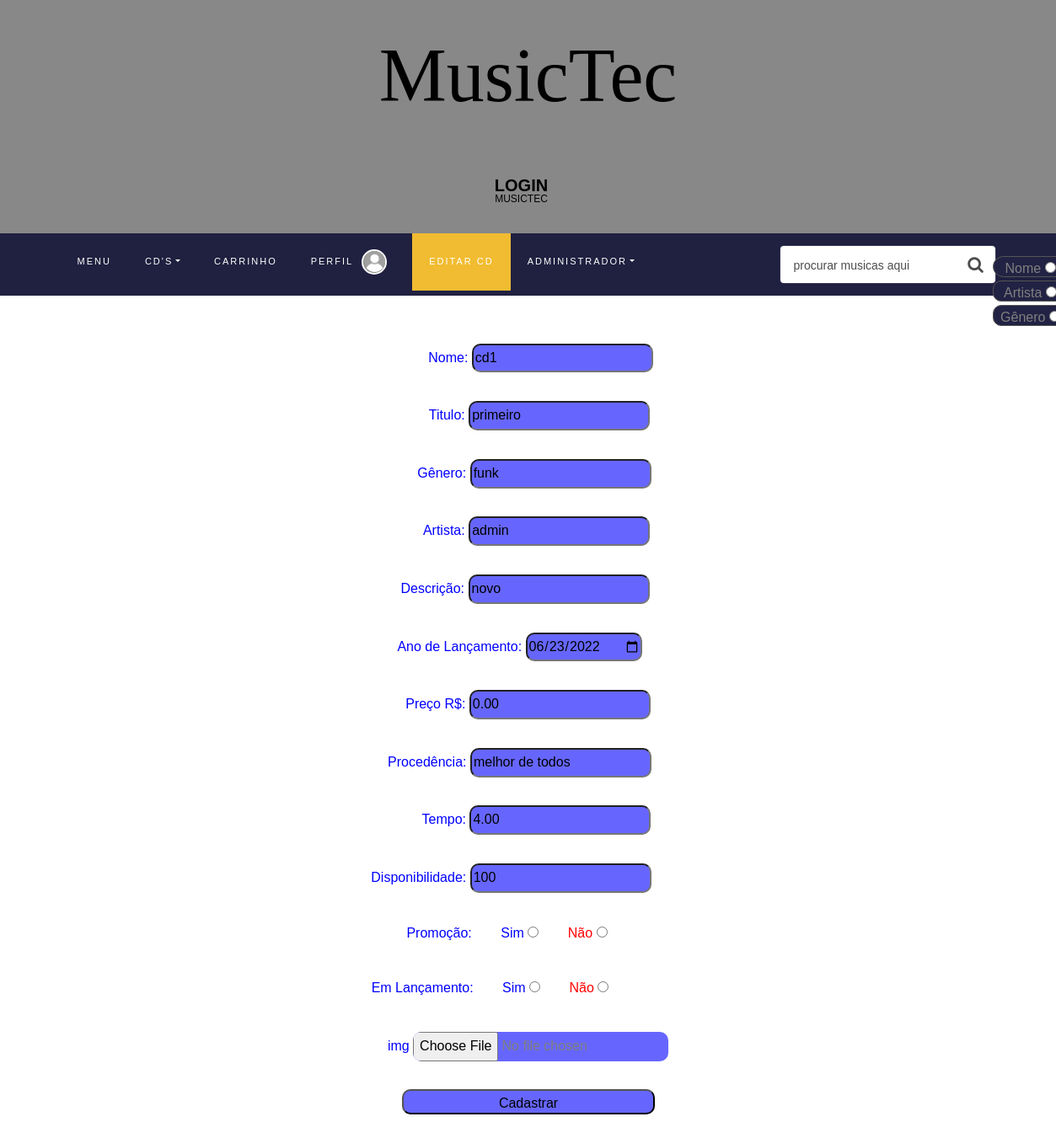
/edit_cd.php?id=1 (signed in), run on the app's committed database.
### tables this page shows
CREATE TABLE `usuarios` (
  `id` int(11) NOT NULL,
  `nome` varchar(30) NOT NULL,
  `telefone` int(15) NOT NULL,
  `email` varchar(30) NOT NULL,
  `cpf` int(11) NOT NULL,
  `imagem` varchar(250) NOT NULL,
  `senha` varchar(20) NOT NULL,
  `admin` varchar(11) NOT NULL
);

CREATE TABLE `cds` (
  `id` int(250) NOT NULL,
  `nome` varchar(30) NOT NULL,
  `titulo` varchar(30) NOT NULL,
  `genero` varchar(30) NOT NULL,
  `artista` varchar(30) NOT NULL,
  `tempo` decimal(5,2) NOT NULL,
  `ano` date NOT NULL,
  `procedencia` varchar(30) NOT NULL,
  `disponibilidade` varchar(20) NOT NULL,
  `descricao` varchar(30) NOT NULL,
  `preco` decimal(5,2) NOT NULL,
  `lancamento` varchar(3) NOT NULL,
  `promocao` varchar(3) NOT NULL,
  `comprados` int(250) NOT NULL,
  `img` varchar(250) NOT NULL,
  `midia` varchar(250) NOT NULL
);

### edit_cd.php (the view, shortened to what this page needs)
<?php
include('protect.php');
include_once('conexao.php');
$id =  $_SESSION['id'];
$admin =  $_SESSION['admin'];
$sql = "SELECT * FROM usuarios where id = $id";
  $result = mysqli_query($conexao , $sql);
  while($row = mysqli_fetch_assoc($result)) {
  $imgs = $row['imagem'];
  }
$id= $_GET['id'];
$sql = "SELECT * FROM cds where id=$id";
$resultado = mysqli_query($conexao,$sql);
while($row = mysqli_fetch_assoc($resultado)) {
   $nome = $row['nome'];
   $titulo = $row['titulo'];
   $genero = $row['genero'];
   $artista = $row['artista'];
   $descricao = $row['descricao'];
   $preco = $row['preco'];
   $ano = $row['ano'];
   $procedencia = $row['procedencia'];
   $tempo = $row['tempo'];
   $disponibilidade = $row['disponibilidade'];
}
?>
<!doctype html>
<html lang="pt-br">
  <head>
	<link rel="stylesheet" href="https://stackpath.bootstrapcdn.com/font-awesome/4.7.0/css/font-awesome.min.css">
	<link rel="stylesheet" href="SUPER/style.css">
	</head>
	<body style="background-color:#fff">
    <div style="background-color:#888; height:350px">
	<section class="ftco-section">
		<div style="align:center">
			<div style="align:center">
        <h1 style="margin-top: -90px; font-family:italic; font-size: 90px;">MusicTec</h1>
			</div>
		</div>
		<div class="container">
			<div class="row justify-content-between">
				<div class="col">
					<a class="navbar-brand" href="index.php">login <span>MusicTec</span></a>
				</div>
			</div>
      </div>
		<nav class="navbar navbar-expand-lg navbar-dark ftco_navbar bg-dark ftco-navbar-light" id="ftco-navbar">
	    <div class="container">
				<form action="pesquisa.php" class="searchform order-lg-last">
          <div class="form-group d-flex">
            <input type="text" class="form-control pl-3" name="pesquisa" placeholder="procurar musicas aqui">
            <button type="submit" placeholder="" class="form-control search"><span class="fa fa-search"></span></button>
          </div>
          <div style='position:absolute;margin-left:250px;margin-top:-52px'>
          <div style="width:90px;height:25px;background-color:#222244;border-radius:20px;border:1px solid #555;float: left;margin:2px">
          <label>Nome </label>
            <input type="radio" name="nome" value="nome">
          </div>
          <div style="width:90px;height:25px;background-color:#222244;border-radius:10px;border:1px solid #555;float: left;margin:2px">
            <label>Artista </label>
            <input type="radio" name="nome" value="artista">
          </div>
          <div style="width:90px;height:25px;background-color:#222244;border-radius:10px;border:1px solid #555;float: left;margin:2px">
            <label>Gênero</label>
            <input type="radio" name="nome" value="genero">
          </div></div>
        </form>
	      <div class="collapse navbar-collapse" id="ftco-nav">
	        <ul class="navbar-nav mr-auto">
          <li class="nav-item"><a href="menu.php" class="nav-link">Menu</a></li>
          <li class="nav-item dropdown">
              <a class="nav-link dropdown-toggle" href="#" id="dropdown04" data-toggle="dropdown" aria-haspopup="true" aria-expanded="false">cd's</a>
            </li>
              <li class="nav-item"><a href="carrinho.php?id=<?php echo $id?>" class="nav-link">Carrinho</a></li>
              <li class="nav-item"><a href="perfil.php" class="nav-link">Perfil
              <div  class="centralizado">
              <img class="perfil" src="<?php echo $imgs?>" width="25px" height="25px" alt="IMG"></div></a></li>
	        	<li class="nav-item active"><a href="#" class="nav-link">Editar cd</a></li>
<?php
if($admin == "admin"){
  echo"<li class='nav-item dropdown'>";
echo"<a class='nav-link dropdown-toggle' href='#' id='dropdown04' data-toggle='dropdown' aria-haspopup='true' aria-expanded='false'>Administrador</a>";
echo"</li>";
}
?>
	        </ul>
	      </div>
	    </div>
</div>
<br>
<form enctype="multipart/form-data" action="cadastrar.ed_cd.php" method="POST" enctype="multipart/form-data">
<br>
<div>
<label style="margin-left: 30px;color:#0000ff">Nome: </label>
  <input style="border-radius:10px;background-color:#6666ff" name="nome" type="text" value="<?php echo $nome ?>"required/></div>
<br>
<div>
<label style="margin-left: 27px;color:#0000ff">Titulo: </label>
<input style="border-radius:10px;background-color:#6666ff" name="titulo" type="text" value="<?php echo $titulo ?>"required/></div>
<br>
<div>
<label style="margin-left: 15px;color:#0000ff">Gênero: </label>
<input style="border-radius:10px;background-color:#6666ff" name="genero" type="text" value="<?php echo $genero ?>"required/></div>
<br>
<div>
<label style="margin-left: 20px;color:#0000ff">Artista: </label>
<input style="border-radius:10px;background-color:#6666ff" name="artista" type="text" value="<?php echo $artista ?>"required/></div>
<br>
<div>
<label style="margin-left: -7px;color:#0000ff">Descrição: </label>
<input style="border-radius:10px;background-color:#6666ff" name="descricao" type="text" value="<?php echo $descricao ?>"required/></div>
<br>
<div>
<label style="margin-left: -20px;color:#0000ff">Ano de Lançamento: </label>
<input style="border-radius:10px;background-color:#6666ff" name="ano" type="date" value="<?php echo $ano ?>"required/></div>
<br>
<div>
<label style="color:#0000ff">Preço R$: </label>
<input style="border-radius:10px;background-color:#6666ff" name="preco" type="text" value="<?php echo $preco ?>"required/></div>
<br>
<div>
<label style="margin-left: -20px;color:#0000ff">Procedência: </label>
<input style="border-radius:10px;background-color:#6666ff" name="procedencia" type="text" value="<?php echo $procedencia ?>"required/></div>
<br>
<div>
<label style="margin-left: 20px;color:#0000ff">Tempo: </label>
<input style="border-radius:10px;background-color:#6666ff" name="tempo" type="textarea" value="<?php echo $tempo ?>"required/></div>
<br>
<div>
<label style="margin-left: -40px;color:#0000ff">Disponibilidade: </label>
<input style="border-radius:10px;background-color:#6666ff" type="number" name="disponibilidade" value="<?php echo $disponibilidade ?>"required/></div>
<br>
<div>
<label style="margin-left: -50px;color:#0000ff">Promoção:</label>
<label style="margin-left: 30px;color:#00f">Sim</label>
<input type="radio" name="promocao" value="sim">
<label style="margin-left: 30px;color:#f00">Não</label>
<input type="radio" name="promocao" value="nao">
</div>
<br>
<div>
<label style="margin-left: -90px;color:#0000ff">Em Lançamento:</label>
<label style="margin-left: 30px;color:#00f">Sim</label>
<input type="radio" name="lancamento" value="sim">
<label style="margin-left: 30px;color:#f00">Não</label>
<input type="radio" name="lancamento" value="nao">
</div>
<br>
<div>
<label style="color:#0000ff">img</label>
<input style="border-radius:10px;background-color:#6666ff" type="file" name="img">
</div>
<br>
<div><input type="submit" style="width:300px;height:30px;background-color:#6666ff;border-radius:10px;color:#000;margin-left: 1px" value="Cadastrar"></div>
<br>
</form>
</body>
</html>

### edit_cd.php (style rules this page uses)
.perfil { border-radius:50%; }
.centralizado { position: relative; top: -15px; border: 2px solid #FFF; width: 30px; height: 30px; margin: 10px; border-radius:50%; background-color:#888; float: right; }
div { text-align: center; }

### data on the page
usuarios: imagem (picture)
cds: nome "cd1", titulo "primeiro", genero "funk", artista "admin", descricao "novo", ano "06/23/2022", preco "0.00", procedencia "melhor de todos", tempo "4.00", disponibilidade "100"
